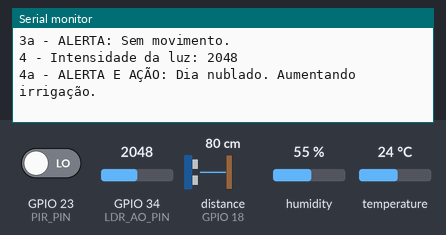
A sketch run on a simulated ESP32. On the bench: the last lines printed to the serial monitor. Wiring (from diagram.json): ultrasonic range finder: trigger GPIO 5; echo GPIO 18. Inputs (shaded band) come from the test bench; at power-on: GPIO 34 (LDR_AO_PIN) = 2048, GPIO 23 (PIR_PIN) LOW, distance to the obstacle (sensor on GPIO 18) 80 cm, humidity 55 %, temperature 24 °C. The echo pulse lasts 58.3 µs per cm.

Above: at 26.5 s.
26.6 s: GPIO 34 (LDR_AO_PIN) set to 868
At 31.5 s:
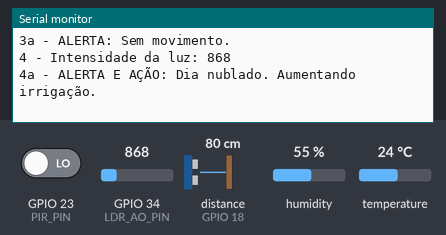
32.6 s: GPIO 34 (LDR_AO_PIN) set to 744
At 36.5 s:
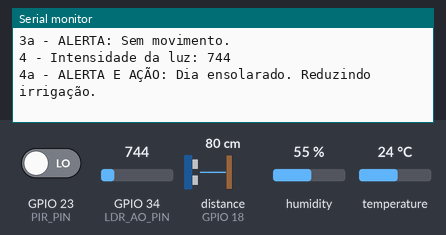
Timing chart, 0 to 38.0 s (numbered marks = the images above; inputs shaded):
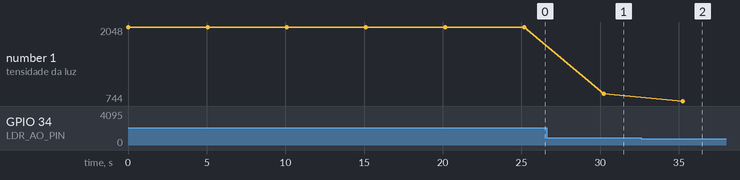

Measured:
- the behaviour switches between 800 and 799 on GPIO 34 (LDR_AO_PIN) (found by bisection; images 1 and 2)
- after the input at 26.6 s, the serial monitor: prints a new line after 3.6 s (image 1)
- after the input at 32.6 s, the serial monitor: prints a new line after 2.7 s (image 2)
- plotted number 1: 2048 → 868 after the input at 26.6 s, 868 → 744 after the input at 32.6 s

The sketch:

sketch.ino
```cpp
// https://github.com/adafruit/DHT-sensor-library
#include <DHT.h>

#define DHTPIN 15           // Pino de dados do DHT22
#define DHTTYPE DHT22       // Tipo do sensor DHT
DHT dht(DHTPIN, DHTTYPE);   // Inicializa o sensor DHT22

// Definições dos pinos do HC-SR04 (sensor ultrassônico)
#define TRIG_PIN 5
#define ECHO_PIN 18

// Definições do pino do PIR (sensor de movimento)
#define PIR_PIN 23

// Definições dos pinos do LDR (sensor de luz)
#define LDR_AO_PIN 34  // Pino analógico

void setup() {
  Serial.begin(115200); // Inicia a comunicação serial

  // Inicializa o sensor DHT22
  dht.begin();

  // Configura os pinos do HC-SR04
  pinMode(TRIG_PIN, OUTPUT);
  pinMode(ECHO_PIN, INPUT);

  // Configura o pino do PIR
  pinMode(PIR_PIN, INPUT);

  // Sem necessidade de configurar o LDR_AO_PIN (entrada analógica)
}

void monitoramentoClimatico() {
  float temperatura = dht.readTemperature();
  float umidade = dht.readHumidity();

  if (isnan(temperatura) || isnan(umidade)) {
    Serial.println("Erro na leitura do DHT22!");
    return;
  }
  Serial.printf("\n1. - MONITORAMENTO CLIMÁTICO: Temperatura: %.2f °C | Umidade: %.2f %%\n", temperatura, umidade);

  if (umidade < 50) {
    Serial.println("1a - ALERTA E AÇÃO: Umidade baixa. Aumentando a irrigação.");
    // Aqui você pode acionar a bomba d'água
  } else {
    Serial.println("1a - ALERTA E AÇÃO: Umidade adequada. Irrigação normal.");
  }
}

void controleIrrigacao() {
  digitalWrite(TRIG_PIN, LOW);
  delayMicroseconds(2);
  digitalWrite(TRIG_PIN, HIGH);
  delayMicroseconds(10);
  digitalWrite(TRIG_PIN, LOW);

  long duracao = pulseIn(ECHO_PIN, HIGH);
  float distancia = duracao * 0.034 / 2;  // Converte para cm

  Serial.printf("\n2 - SENSOR HC-SR04 > Nível do tanque: %.2f cm \n", distancia);

  if (distancia > 10) {
    Serial.println("2a - ALERTA E AÇÃO: Nível de água insuficiente. Irrigação suspensa.");
  } else {
    Serial.println("2a - ALERTA E AÇÃO: Nível de água adequado. Irrigação ativada.");
    // Acionar bomba d'água
  }
}

void deteccaoPresenca() {
  int movimento = digitalRead(PIR_PIN);

  if (movimento) {
    Serial.println("\n3 - Teste de detectação de Movimento (PIR): Movimento detectado!");
    Serial.println("3a - ALERTA E AÇÃO: Movimento detectado! Acionando alarme.");
    // Pode acionar um alarme ou acender uma luz
  } else {
    Serial.println("3a - ALERTA: Sem movimento.");
  }
}

void ajusteIrrigacaoLuminosidade() {
  int luzAnalogica = analogRead(LDR_AO_PIN);

  Serial.printf("\n4 - Intensidade da luz: %d\n", luzAnalogica);

  if (luzAnalogica < 800) {
    Serial.println("4a - ALERTA E AÇÃO: Dia ensolarado. Reduzindo irrigação.");
  } else {
    Serial.println("4a - ALERTA E AÇÃO: Dia nublado. Aumentando irrigação.");
  }
}

void loop() {
  Serial.printf("\nINICIANDO TRATATIVAS DE DADOS\n");
  monitoramentoClimatico();
  controleIrrigacao();
  deteccaoPresenca();
  ajusteIrrigacaoLuminosidade();

  delay(5000);  // Espera 5 segundos antes de repetir
}
```
